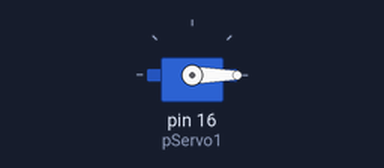
Recording of a sketch running on a simulated Arduino Uno, built with avr-gcc and run on an emulated ATmega328P. On the bench: servo.

Above: at 0.05 s.
At 3.0 s:
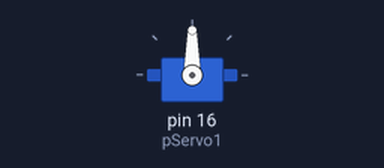
At 6.0 s:
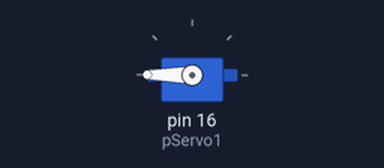
Timing chart, 0 to 7.8 s (numbered marks = the images above):
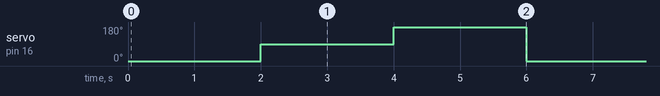

The sketch:

prueba_de_servomotor.ino
```cpp
//ICLUIR LIBRERIA DE SERVOMOTOR
#include<Servo.h>

//DEFINICION DE VALORES DEL SERVO 1
int pMin1 = 300;
int pMax1 = 1550;
int pServo1 = 16; // cambiar acorde a la placa usada
//recomendable usar los puertos pwm del microcontrolador usado

/*valores predeterminados para un microservo sg90
pulso minimo: 500
pulso maximo: 2400
*/

//Creacion del objeto servo
Servo s1;


void setup() {
s1.attach(pServo1,pMin1,pMax1); //DEFINICION DE SERVO 1
}


void loop() {
//movimientos del servo
s1.write(0); delay(2000);
s1.write(90); delay(2000);
s1.write(180); delay(2000);

}
```

Measured:
- by itself, servo on pin 16 (pServo1): repeats every 6.0 s: 180° 2.0 s, 0° 2.0 s, 90° 2.0 s
